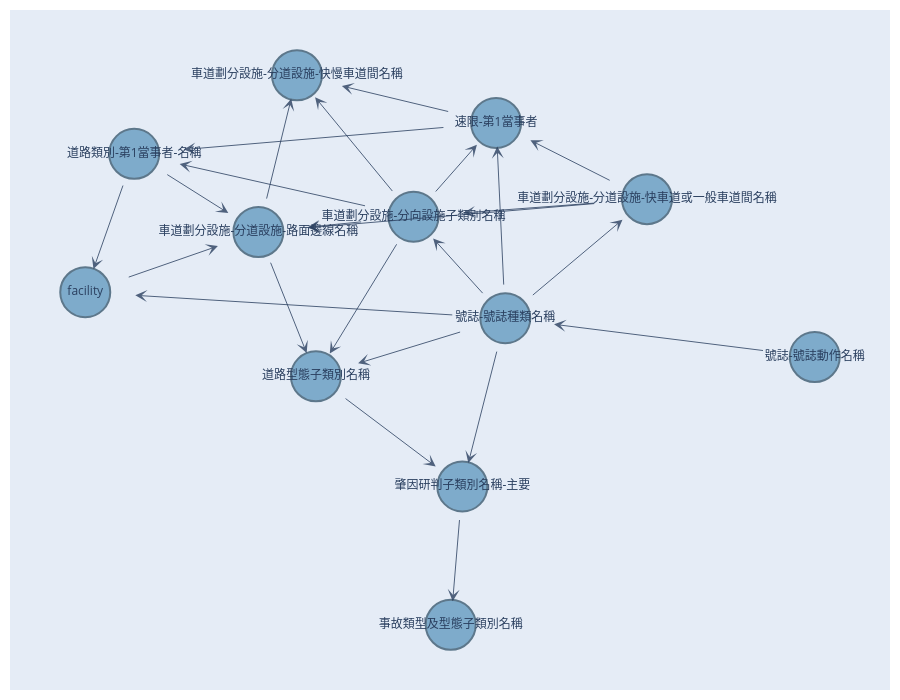

Write notebook code for a chart like this one.
### Code cell
import numpy as np
import networkx as nx
import plotly.graph_objects as go
from utils_behaviour import feature_name_map

def draw_bn_plotly(model, layout_algo="", en=False, width=1000, height=500):
    edges = [(str(u), str(v)) for u, v in model['model_edges']]
    df = model['independence_test'][['source','target','p_value']].copy()

    if en:
        df['source'] = df['source'].map(feature_name_map).fillna(df['source'])
        df['target'] = df['target'].map(feature_name_map).fillna(df['target'])
        edges = [(feature_name_map.get(u, u), feature_name_map.get(v, v)) for (u, v) in edges]
    else:
        df['source'] = df['source'].astype(str)
        df['target'] = df['target'].astype(str)

    p_map = {(s,t):p for s,t,p in df.itertuples(index=False, name=None)}
    p_map.update({(t,s):p for (s,t),p in list(p_map.items())})

    G = nx.DiGraph()
    G.add_edges_from(edges)

    pos = (nx.spring_layout(G, seed=42) if layout_algo=="spring"
           else nx.kamada_kawai_layout(G))

    # nodes
    deg = dict(G.degree())
    node_x, node_y, node_text, node_size = [], [], [], []
    for n in G.nodes():
        x,y = pos[n]
        node_x.append(x); node_y.append(y)
        node_text.append(f"{n}<br>degree: {deg.get(n,0)}")
        # node_size.append(10 + 25*(deg.get(n,1)))
        node_size.append(50)

    node_trace = go.Scatter(
        x=node_x, y=node_y, mode='markers+text',
        text=[str(n) for n in G.nodes()],
        textposition="middle center",
        hovertext=node_text, hoverinfo="text",
        marker=dict(size=node_size, 
                    # line=dict(width=1), 
                    line=dict(color="#24475E", width=2),
                    color="#5390B9")
    )

    # edge
    edge_traces = []
    annotations = []
    r = 0.07

    for u, v in G.edges():
        x0, y0 = pos[u]
        x1, y1 = pos[v]
        dx, dy = x1 - x0, y1 - y0
        d = (dx**2 + dy**2)**0.5
        if d == 0:
            continue

        # 起點：從 source 往 target 方向移動 r
        sx = x0 + dx/d * r
        sy = y0 + dy/d * r
        # 終點：從 target 往 source 方向退 r
        ex = x1 - dx/d * r
        ey = y1 - dy/d * r

        annotations.append(dict(
            ax=sx, ay=sy, x=ex, y=ey,
            xref="x", yref="y", axref="x", ayref="y",
            showarrow=True, arrowhead=3, arrowsize=2, opacity=0.8
        ))


    fig = go.Figure(data=edge_traces + [node_trace],
        layout=go.Layout(
            template=None, showlegend=False,
            hovermode='closest',
            margin=dict(l=10, r=10, t=10, b=10),
            xaxis=dict(showgrid=False, zeroline=False, showticklabels=False),
            yaxis=dict(showgrid=False, zeroline=False, showticklabels=False),
            annotations=annotations,
            width=width, height=height,
        )
    )
    return fig

draw_bn_plotly(model_independence, layout_algo='', en=False, width=900, height=700)

### Figure 1 — Plotly figure (JSON) as saved in the notebook; plotly's stock layout.template omitted (floating-point values rounded to 4 significant figures)
{"data": [{"hoverinfo": "text", "hovertext": ["號誌-號誌種類名稱<br>degree: 7", "車道劃分設施-分道設施-快車道或一般車道間名稱<br>degree: 4", "車道劃分設施-分向設施子類別名稱<br>degree: 7", "道路型態子類別名稱<br>degree: 4", "速限-第1當事者<br>degree: 5", "肇因研判子類別名稱-主要<br>degree: 3", "facility<br>degree: 3", "車道劃分設施-分道設施-路面邊線名稱<br>degree: 6", "車道劃分設施-分道設施-快慢車道間名稱<br>degree: 3", "道路類別-第1當事者-名稱<br>degree: 4", "事故類型及型態子類別名稱<br>degree: 1", "號誌-號誌動作名稱<br>degree: 1"], "marker": {"color": "#5390B9", "line": {"color": "#24475E", "width": 2}, "size": [50, 50, 50, 50, 50, 50, 50, 50, 50, 50, 50, 50]}, "mode": "markers+text", "text": ["號誌-號誌種類名稱", "車道劃分設施-分道設施-快車道或一般車道間名稱", "車道劃分設施-分向設施子類別名稱", "道路型態子類別名稱", "速限-第1當事者", "肇因研判子類別名稱-主要", "facility", "車道劃分設施-分道設施-路面邊線名稱", "車道劃分設施-分道設施-快慢車道間名稱", "道路類別-第1當事者-名稱", "事故類型及型態子類別名稱", "號誌-號誌動作名稱"], "textposition": "middle center", "type": "scatter", "x": [0.1368, 0.3333, 0.009428, -0.1259, 0.124, 0.07715, -0.4458, -0.2057, -0.1522, -0.3779, 0.06103, 0.5659], "y": [-0.08993, 0.2635, 0.2113, -0.2623, 0.4895, -0.5895, -0.01286, 0.1659, 0.6313, 0.3982, -1, -0.2052]}], "layout": {"annotations": [{"arrowhead": 3, "arrowsize": 2, "ax": 0.1708, "axref": "x", "ay": -0.02875, "ayref": "y", "opacity": 0.8, "showarrow": true, "x": 0.2993, "xref": "x", "y": 0.2023, "yref": "y"}, {"arrowhead": 3, "arrowsize": 2, "ax": 0.1095, "axref": "x", "ay": -0.02545, "ayref": "y", "opacity": 0.8, "showarrow": true, "x": 0.03668, "xref": "x", "y": 0.1469, "yref": "y"}, {"arrowhead": 3, "arrowsize": 2, "ax": 0.07824, "axref": "x", "ay": -0.1283, "ayref": "y", "opacity": 0.8, "showarrow": true, "x": -0.06739, "xref": "x", "y": -0.2239, "yref": "y"}, {"arrowhead": 3, "arrowsize": 2, "ax": 0.1352, "axref": "x", "ay": -0.01995, "ayref": "y", "opacity": 0.8, "showarrow": true, "x": 0.1255, "xref": "x", "y": 0.4196, "yref": "y"}, {"arrowhead": 3, "arrowsize": 2, "ax": 0.1285, "axref": "x", "ay": -0.1594, "ayref": "y", "opacity": 0.8, "showarrow": true, "x": 0.08544, "xref": "x", "y": -0.52, "yref": "y"}, {"arrowhead": 3, "arrowsize": 2, "ax": 0.06736, "axref": "x", "ay": -0.08075, "ayref": "y", "opacity": 0.8, "showarrow": true, "x": -0.3764, "xref": "x", "y": -0.02204, "yref": "y"}, {"arrowhead": 3, "arrowsize": 2, "ax": 0.2644, "axref": "x", "ay": 0.251, "ayref": "y", "opacity": 0.8, "showarrow": true, "x": -0.1368, "xref": "x", "y": 0.1784, "yref": "y"}, {"arrowhead": 3, "arrowsize": 2, "ax": 0.2642, "axref": "x", "ay": 0.2524, "ayref": "y", "opacity": 0.8, "showarrow": true, "x": 0.07854, "xref": "x", "y": 0.2225, "yref": "y"}, {"arrowhead": 3, "arrowsize": 2, "ax": 0.2857, "axref": "x", "ay": 0.3149, "ayref": "y", "opacity": 0.8, "showarrow": true, "x": 0.1715, "xref": "x", "y": 0.4382, "yref": "y"}, {"arrowhead": 3, "arrowsize": 2, "ax": -0.01571, "axref": "x", "ay": 0.2767, "ayref": "y", "opacity": 0.8, "showarrow": true, "x": -0.127, "xref": "x", "y": 0.5659, "yref": "y"}, {"arrowhead": 3, "arrowsize": 2, "ax": -0.05906, "axref": "x", "ay": 0.1969, "ayref": "y", "opacity": 0.8, "showarrow": true, "x": -0.1372, "xref": "x", "y": 0.1804, "yref": "y"}, {"arrowhead": 3, "arrowsize": 2, "ax": -0.009802, "axref": "x", "ay": 0.144, "ayref": "y", "opacity": 0.8, "showarrow": true, "x": -0.1067, "xref": "x", "y": -0.195, "yref": "y"}, {"arrowhead": 3, "arrowsize": 2, "ax": 0.03608, "axref": "x", "ay": 0.2761, "ayref": "y", "opacity": 0.8, "showarrow": true, "x": 0.09733, "xref": "x", "y": 0.4248, "yref": "y"}, {"arrowhead": 3, "arrowsize": 2, "ax": -0.05362, "axref": "x", "ay": 0.2417, "ayref": "y", "opacity": 0.8, "showarrow": true, "x": -0.3149, "xref": "x", "y": 0.3678, "yref": "y"}, {"arrowhead": 3, "arrowsize": 2, "ax": -0.08899, "axref": "x", "ay": -0.3218, "ayref": "y", "opacity": 0.8, "showarrow": true, "x": 0.04023, "xref": "x", "y": -0.53, "yref": "y"}, {"arrowhead": 3, "arrowsize": 2, "ax": 0.0617, "axref": "x", "ay": 0.5215, "ayref": "y", "opacity": 0.8, "showarrow": true, "x": -0.0899, "xref": "x", "y": 0.5993, "yref": "y"}, {"arrowhead": 3, "arrowsize": 2, "ax": 0.05511, "axref": "x", "ay": 0.477, "ayref": "y", "opacity": 0.8, "showarrow": true, "x": -0.3091, "xref": "x", "y": 0.4107, "yref": "y"}, {"arrowhead": 3, "arrowsize": 2, "ax": 0.0744, "axref": "x", "ay": -0.6594, "ayref": "y", "opacity": 0.8, "showarrow": true, "x": 0.06377, "xref": "x", "y": -0.9301, "yref": "y"}, {"arrowhead": 3, "arrowsize": 2, "ax": -0.3897, "axref": "x", "ay": 0.02895, "ayref": "y", "opacity": 0.8, "showarrow": true, "x": -0.2618, "xref": "x", "y": 0.1241, "yref": "y"}, {"arrowhead": 3, "arrowsize": 2, "ax": -0.1977, "axref": "x", "ay": 0.2355, "ayref": "y", "opacity": 0.8, "showarrow": true, "x": -0.1602, "xref": "x", "y": 0.5617, "yref": "y"}, {"arrowhead": 3, "arrowsize": 2, "ax": -0.1929, "axref": "x", "ay": 0.09712, "ayref": "y", "opacity": 0.8, "showarrow": true, "x": -0.1387, "xref": "x", "y": -0.1935, "yref": "y"}, {"arrowhead": 3, "arrowsize": 2, "ax": -0.3362, "axref": "x", "ay": 0.342, "ayref": "y", "opacity": 0.8, "showarrow": true, "x": -0.2474, "xref": "x", "y": 0.2222, "yref": "y"}, {"arrowhead": 3, "arrowsize": 2, "ax": -0.3893, "axref": "x", "ay": 0.3291, "ayref": "y", "opacity": 0.8, "showarrow": true, "x": -0.4344, "xref": "x", "y": 0.05621, "yref": "y"}, {"arrowhead": 3, "arrowsize": 2, "ax": 0.4983, "axref": "x", "ay": -0.187, "ayref": "y", "opacity": 0.8, "showarrow": true, "x": 0.2044, "xref": "x", "y": -0.1081, "yref": "y"}], "height": 700, "hovermode": "closest", "margin": {"b": 10, "l": 10, "r": 10, "t": 10}, "showlegend": false, "width": 900, "xaxis": {"showgrid": false, "showticklabels": false, "zeroline": false}, "yaxis": {"showgrid": false, "showticklabels": false, "zeroline": false}}}
